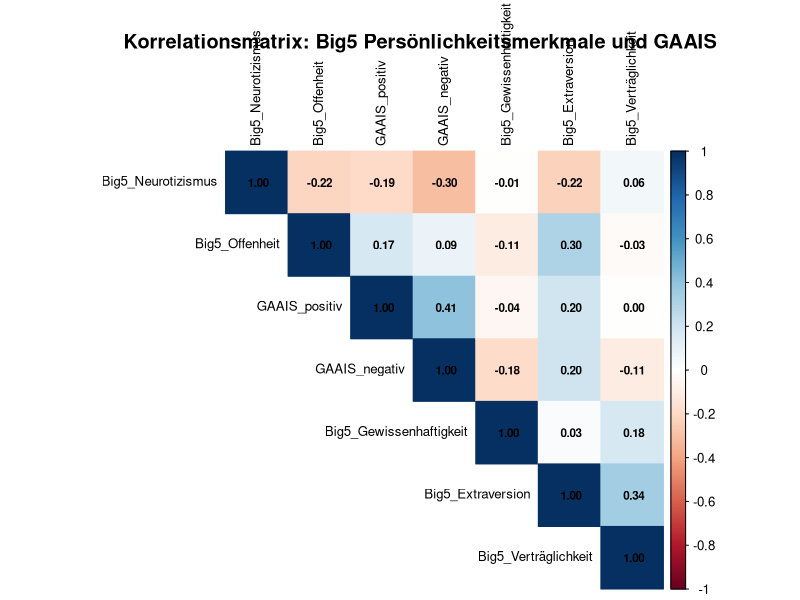
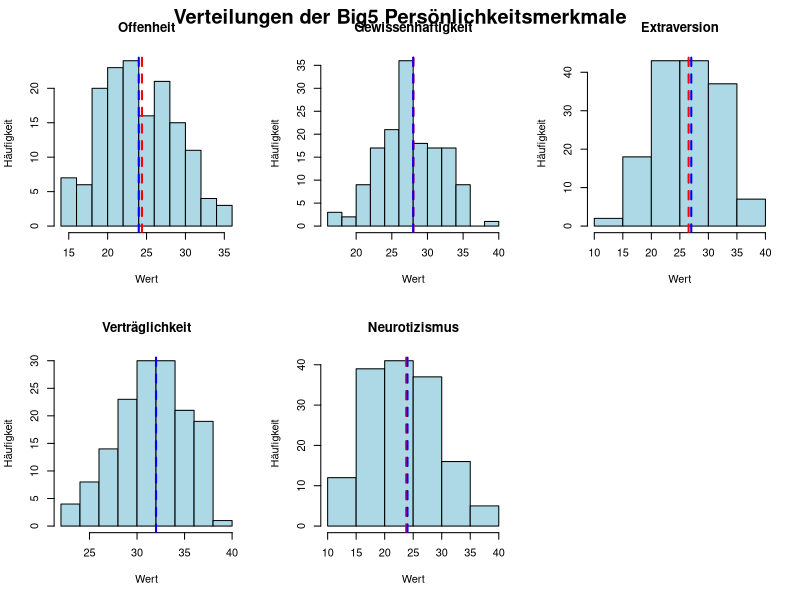

These figures' R source, in order: (Note: this script raises an error after producing the figures.)
# Statistische Auswertung: Big5 Persönlichkeitsmerkmale und GAAIS
# Benötigt: install.packages(c("haven", "dplyr", "ggplot2", "corrplot", "psych", "car"))

library(haven)
library(dplyr)
library(ggplot2)
library(corrplot)
library(psych)
library(car)

# Daten laden
cat(paste(rep("=", 80), collapse = ""), "\n")
cat("STATISTISCHE AUSWERTUNG: BIG5 PERSÖNLICHKEITSMERKMALE UND GAAIS\n")
cat(paste(rep("=", 80), collapse = ""), "\n")

# Versuche zuerst .sav Datei zu laden, sonst CSV
df <- NULL
tryCatch({
  df <- read_sav("KIPM_statistische Auswertung_20251116_1759_nach Rohwerten bereinigte Daten.sav")
  cat("\n✓ Daten aus .sav Datei geladen\n")
}, error = function(e) {
  tryCatch({
    df <<- read.csv2("KIPM_statistische Auswertung_20251116_1759_nach Rohwerten bereinigte Daten.csv", 
                     encoding = "UTF-8", dec = ",")
    cat("\n✓ Daten aus CSV Datei geladen\n")
  }, error = function(e2) {
    cat("\n✗ Fehler beim Laden der Daten:", e2$message, "\n")
    stop()
  })
})

cat(sprintf("\nDatenstruktur: %d Zeilen, %d Spalten\n", nrow(df), ncol(df)))

# Big5 Variablen identifizieren
big5_vars <- c("Offenheit", "Offenheit_MEAN", 
                "Gewissenhaftigkeit", "Gewissenhaftigkeit_MEAN",
                "Extraversion", "Extraversion_MEAN",
                "Verträglichkeit", "Verträglichkeit_MEAN",
                "Neurotizismus", "Neurotizismus_MEAN")

# GAAIS Variablen identifizieren
gaais_vars <- c("GAAIS_positiv", "GAAIS_positiv_MEAN",
                "GAAIS_negativ", "GAAIS_negativ_MEAN")

# Verfügbare Variablen finden
big5_available <- c()
for (var in big5_vars) {
  if (var %in% colnames(df)) {
    trait_name <- gsub("_MEAN", "", var)
    if (!trait_name %in% names(big5_available)) {
      big5_available[trait_name] <- var
    }
  }
}

gaais_available <- c()
for (var in gaais_vars) {
  if (var %in% colnames(df)) {
    trait_name <- gsub("_MEAN", "", var)
    if (!trait_name %in% names(gaais_available)) {
      gaais_available[trait_name] <- var
    }
  }
}

cat(sprintf("\nGefundene Big5 Variablen: %s\n", paste(names(big5_available), collapse = ", ")))
cat(sprintf("Gefundene GAAIS Variablen: %s\n", paste(names(gaais_available), collapse = ", ")))

# Numerische Spalten für Big5 und GAAIS extrahieren
big5_cols <- unname(big5_available)
gaais_cols <- unname(gaais_available)

analysis_data <- df %>%
  select(all_of(c(big5_cols, gaais_cols))) %>%
  mutate_all(as.numeric)

# Spalten umbenennen
colnames(analysis_data) <- c(
  paste0("Big5_", names(big5_available)),
  names(gaais_available)
)

# Fehlende Werte entfernen
analysis_data_clean <- analysis_data %>%
  na.omit()

cat(sprintf("\nDaten nach Bereinigung: %d vollständige Fälle\n", nrow(analysis_data_clean)))

# ============================================================================
# 1. DESKRIPTIVE STATISTIKEN
# ============================================================================
cat("\n", strrep("=", 80), "\n", sep = "")
cat("1. DESKRIPTIVE STATISTIKEN\n")
cat(strrep("=", 80), "\n")

desc_stats <- describe(analysis_data_clean)
print(desc_stats)

# ============================================================================
# 2. KORRELATIONSANALYSEN
# ============================================================================
cat("\n", strrep("=", 80), "\n", sep = "")
cat("2. KORRELATIONSANALYSEN\n")
cat(strrep("=", 80), "\n")

# Korrelationsmatrix
cor_matrix <- cor(analysis_data_clean, use = "complete.obs", method = "pearson")
cat("\nKorrelationsmatrix (Pearson):\n")
print(round(cor_matrix, 3))

# Spezifische Korrelationen zwischen Big5 und GAAIS
cat("\n", strrep("-", 80), "\n", sep = "")
cat("Korrelationen zwischen Big5 Persönlichkeitsmerkmalen und GAAIS:\n")
cat(strrep("-", 80), "\n")

big5_col_names <- paste0("Big5_", names(big5_available))
gaais_col_names <- names(gaais_available)

for (big5_col in big5_col_names) {
  for (gaais_col in gaais_col_names) {
    if (big5_col %in% colnames(analysis_data_clean) && 
        gaais_col %in% colnames(analysis_data_clean)) {
      test_result <- cor.test(analysis_data_clean[[big5_col]], 
                              analysis_data_clean[[gaais_col]], 
                              method = "pearson")
      
      sig <- ifelse(test_result$p.value < 0.001, "***",
                   ifelse(test_result$p.value < 0.01, "**",
                         ifelse(test_result$p.value < 0.05, "*", "")))
      
      cat(sprintf("\n%s ↔ %s:\n", gsub("Big5_", "", big5_col), gaais_col))
      cat(sprintf("  r = %.3f, p = %.4f %s\n", 
                  test_result$estimate, test_result$p.value, sig))
    }
  }
}

# ============================================================================
# 3. VISUALISIERUNGEN
# ============================================================================
cat("\n", strrep("=", 80), "\n", sep = "")
cat("3. ERSTELLE VISUALISIERUNGEN\n")
cat(strrep("=", 80), "\n")

# Plot-Verzeichnis erstellen
if (!dir.exists("plots")) {
  dir.create("plots")
}

# 3.1 Korrelationsmatrix Heatmap
png("plots/korrelationsmatrix_R.png", width = 1200, height = 1000, res = 300)
corrplot(cor_matrix, method = "color", type = "upper", 
         order = "hclust", tl.cex = 0.8, tl.col = "black",
         addCoef.col = "black", number.cex = 0.7)
title("Korrelationsmatrix: Big5 Persönlichkeitsmerkmale und GAAIS", 
      cex.main = 1.2, font.main = 2)
dev.off()
cat("✓ Korrelationsmatrix gespeichert: plots/korrelationsmatrix_R.png\n")

# 3.2 Verteilungen der Big5 Merkmale
png("plots/big5_verteilungen_R.png", width = 1500, height = 1000, res = 300)
par(mfrow = c(2, 3))
for (col in big5_col_names) {
  if (col %in% colnames(analysis_data_clean)) {
    hist(analysis_data_clean[[col]], main = gsub("Big5_", "", col),
         xlab = "Wert", ylab = "Häufigkeit", col = "lightblue", border = "black")
    abline(v = mean(analysis_data_clean[[col]], na.rm = TRUE), 
           col = "red", lty = 2, lwd = 2)
    abline(v = median(analysis_data_clean[[col]], na.rm = TRUE), 
           col = "blue", lty = 2, lwd = 2)
  }
}
mtext("Verteilungen der Big5 Persönlichkeitsmerkmale", 
      side = 3, line = -2, outer = TRUE, font = 2, cex = 1.2)
dev.off()
cat("✓ Big5 Verteilungen gespeichert: plots/big5_verteilungen_R.png\n")

# 3.3 Scatterplots: Big5 vs GAAIS
png("plots/big5_gaais_scatterplots_R.png", 
    width = 600 * length(gaais_col_names), 
    height = 500 * length(big5_col_names), res = 300)
par(mfrow = c(length(big5_col_names), length(gaais_col_names)))
for (big5_col in big5_col_names) {
  for (gaais_col in gaais_col_names) {
    if (big5_col %in% colnames(analysis_data_clean) && 
        gaais_col %in% colnames(analysis_data_clean)) {
      plot(analysis_data_clean[[big5_col]], analysis_data_clean[[gaais_col]],
           xlab = gsub("Big5_", "", big5_col), ylab = gaais_col,
           main = "", pch = 19, alpha = 0.5)
      abline(lm(analysis_data_clean[[gaais_col]] ~ analysis_data_clean[[big5_col]]), 
             col = "red", lwd = 2)
      r <- cor(analysis_data_clean[[big5_col]], analysis_data_clean[[gaais_col]], 
               use = "complete.obs")
      mtext(sprintf("r = %.3f", r), side = 3, line = -1, cex = 0.8)
    }
  }
}
mtext("Scatterplots: Big5 Persönlichkeitsmerkmale vs GAAIS", 
      side = 3, line = -2, outer = TRUE, font = 2, cex = 1.2)
dev.off()
cat("✓ Scatterplots gespeichert: plots/big5_gaais_scatterplots_R.png\n")

# 3.4 Boxplots für Big5
png("plots/big5_boxplots_R.png", width = 1200, height = 600, res = 300)
boxplot(analysis_data_clean[, big5_col_names], 
        names = gsub("Big5_", "", big5_col_names),
        main = "Boxplots der Big5 Persönlichkeitsmerkmale",
        ylab = "Wert", col = "lightblue")
dev.off()
cat("✓ Big5 Boxplots gespeichert: plots/big5_boxplots_R.png\n")

# ============================================================================
# 4. REGRESSIONSANALYSEN
# ============================================================================
cat("\n", strrep("=", 80), "\n", sep = "")
cat("4. REGRESSIONSANALYSEN\n")
cat(strrep("=", 80), "\n")

# Für jede GAAIS Variable eine multiple Regression mit allen Big5 Merkmalen
for (gaais_col in gaais_col_names) {
  if (gaais_col %in% colnames(analysis_data_clean)) {
    cat("\n", strrep("=", 80), "\n", sep = "")
    cat(sprintf("Multiple Regression: %s ~ Big5 Merkmale\n", gaais_col))
    cat(strrep("=", 80), "\n")
    
    # Formel erstellen
    formula_str <- paste(gaais_col, "~", paste(big5_col_names, collapse = " + "))
    formula_obj <- as.formula(formula_str)
    
    # Regression
    model <- lm(formula_obj, data = analysis_data_clean)
    
    # Zusammenfassung
    summary_model <- summary(model)
    print(summary_model)
    
    # VIF für Multikollinearität
    if (length(big5_col_names) > 1) {
      cat("\nVariance Inflation Factors (VIF):\n")
      vif_values <- vif(model)
      print(vif_values)
    }
  }
}

# ============================================================================
# 5. ZUSAMMENFASSUNG
# ============================================================================
cat("\n", strrep("=", 80), "\n", sep = "")
cat("5. ZUSAMMENFASSUNG\n")
cat(strrep("=", 80), "\n")

cat("\n✓ Analyse abgeschlossen!\n")
cat("\nErgebnisse gespeichert in:\n")
cat("  - plots/korrelationsmatrix_R.png\n")
cat("  - plots/big5_verteilungen_R.png\n")
cat("  - plots/big5_gaais_scatterplots_R.png\n")
cat("  - plots/big5_boxplots_R.png\n")

cat("\n", strrep("=", 80), "\n", sep = "")

